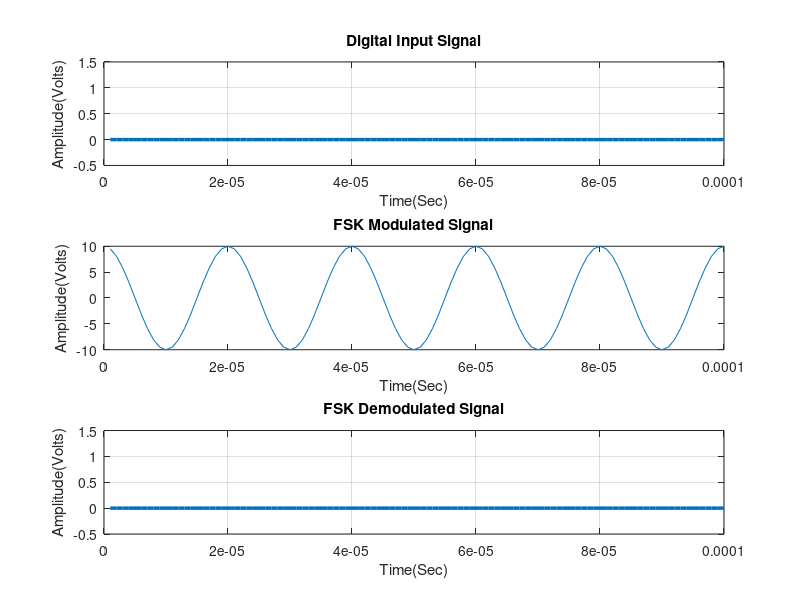

Reproduce this figure in MATLAB.
% <<<<<<<<<<<<<<<<<<<< FSK Modulation and Demodulation >>>>>>>>>>>>>>>>>>>>

clc, 
clear all, 
close all;


% ******************* Digital/Binary input information ********************

x = input('Enter Digital Input Information = ');   % Binary information as stream of bits (binary signal 0 or 1)
N = length(x);
Tb = 0.0001;   %Data rate = 1MHz i.e., bit period (second)
disp('Binary Input Information at Transmitter: ');
disp(x);


% ************* Represent input information as digital signal *************

nb = 100;   % Digital signal per bit
digit = []; 
for n = 1:1:N
    if x(n) == 1;
       sig = ones(1,nb);
    else x(n) == 0;
        sig = zeros(1,nb);
    end
     digit = [digit sig];
end

t1 = Tb/nb:Tb/nb:nb*N*(Tb/nb);   % Time period
figure('Name','FSK Modulation and Demodulation','NumberTitle','off');
subplot(3,1,1);
plot(t1,digit,'LineWidth',2.5);
grid on;
axis([0 Tb*N -0.5 1.5]);
xlabel('Time(Sec)');
ylabel('Amplitude(Volts)');
title('Digital Input Signal');


% **************************** FSK Modulation *****************************

Ac = 10;         % Carrier amplitude for binary input  
br = 1/Tb;       % Bit rate
Fc1 = br*10;     % Carrier frequency for binary input '1'
Fc2 = br*5;      % Carrier frequency for binary input '0'
t2 = Tb/nb:Tb/nb:Tb;   % Signal time   

mod = [];
for (i = 1:1:N)
    if (x(i) == 1)
        y = Ac*cos(2*pi*Fc1*t2);   % Modulation signal with carrier signal 1
    else
        y = Ac*cos(2*pi*Fc2*t2);   % Modulation signal with carrier signal 2
    end
    mod = [mod y];
end

t3 = Tb/nb:Tb/nb:Tb*N;   % Time period
subplot(3,1,2);
plot(t3,mod);
xlabel('Time(Sec)');
ylabel('Amplitude(Volts)');
title('FSK Modulated Signal');


% ********************* Transmitted signal x ******************************

x = mod;


% ********************* Channel model h and w *****************************

h = 1;   % Signal fading 
w = 0;   % Noise


% ********************* Received signal y *********************************

y = h.*x + w;   % Convolution


% *************************** FSK Demodulation ****************************
 

s = length(t2);
demod = [];
for n = s:s:length(y)
  t4 = Tb/nb:Tb/nb:Tb;        % Time period
  c1 = cos(2*pi*Fc1*t4);      % carrier signal for binary value '1'
  c2 = cos(2*pi*Fc2*t4);      % carrier siignal for binary value '0'
  mc1 = c1.*y((n-(s-1)):n);   % Convolution 
  mc2 = c2.*y((n-(s-1)):n);   % Convolution 
  t5 = Tb/nb:Tb/nb:Tb;
  z1 = trapz(t5,mc1);         % Intregation 
  z2 = trapz(t5,mc2);         % Intregation 
  rz1 = round(2*z1/Tb);
  rz2 = round(2*z2/Tb);
  if(rz1 > Ac/2)              % Logical condition 
    a = 1;
  else(rz2 > Ac/2)
    a = 0;
  end
  demod = [demod a];
end

disp('Demodulated Binary Information at Receiver: ');
disp(demod);


% ********** Represent demodulated information as digital signal **********

digit = [];
for n = 1:length(demod);
    if demod(n) == 1;
       sig = ones(1,nb);
    else demod(n) == 0;
        sig = zeros(1,nb);
    end
     digit = [digit sig];
end

t5 = Tb/nb:Tb/nb:nb*length(demod)*(Tb/nb);   % Time period
subplot(3,1,3)
plot(t5,digit,'LineWidth',2.5);grid on;
axis([0 Tb*length(demod) -0.5 1.5]);
xlabel('Time(Sec)');
ylabel('Amplitude(Volts)');
title('FSK Demodulated Signal');

% ************************** End of the program ***************************

% date 18/8
% input
% [1 0 0 1 1 0 1]